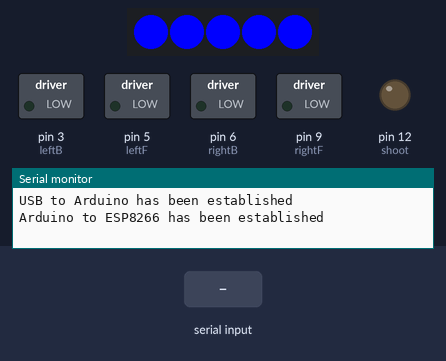
Bench run of a sketch on a simulated Arduino Uno, built with avr-gcc and run on an emulated ATmega328P. Shown: 5 RGB LEDs in strip order, left to right, switched loads named in the sketch (green lamp = pin HIGH), output pins drawn as LEDs (lit = HIGH), the last lines printed to the serial monitor. Inputs (shaded band) come from the test bench. The modem accepts every AT command (registered, SIM ready, sends succeed) and sends nothing else.

Above: at 0.1 s.
At 2.5 s:
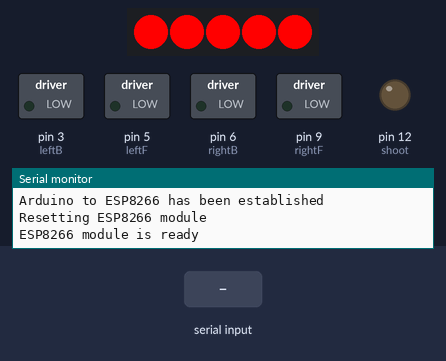
At 16.7 s:
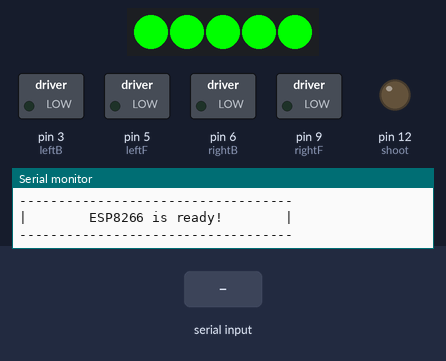
16.8 s: "x90\n" received over the second serial link
Timing chart, 0 to 19.8 s (numbered marks = the images above; inputs shaded):
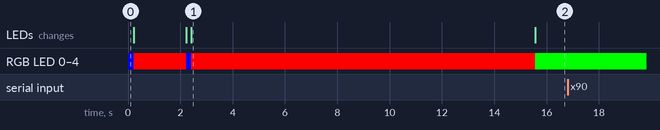

Measured:
- what the display in image 1 shows lasts 13.2 s, from 2.4 s to 15.6 s

The sketch:

soccerRobot-3-19-2016.ino
```cpp
#include <SoftwareSerial.h>
#define SSID "Cook1"
#define PASS "monalisa2"
SoftwareSerial esp8266(10, 11); // RX, TX

#include <Adafruit_NeoPixel.h>
#define LEDSTRIP 2
Adafruit_NeoPixel strip = Adafruit_NeoPixel(5, LEDSTRIP, NEO_GRB + NEO_KHZ800);

uint32_t red = strip.Color(255, 0, 0);
uint32_t green = strip.Color(0, 255, 0);
uint32_t blue = strip.Color(0, 0, 255);
uint32_t none = strip.Color(0, 0, 0);

int rightB = 6;
int rightF = 9;
int leftF = 5;
int leftB = 3;
int shoot = 12;

int voltageMonitor = 3;
double deadBattery = 7.3;
double fullBattery = 8.4;
double analogVal = 0;
double battVoltage = 0;

boolean first = true;
unsigned long time;
unsigned long oldTime = 0;

char previous;

char eight;
char seven;
char six;
char five;
char four;
char three;
char two;
char one;

String command = "test";
boolean shot = false;
unsigned long shotTime = 0;
boolean shotReset = false;

int power = 100;
int turnPower = 100;

void setup()
{
  pinMode(leftF, OUTPUT);
  pinMode(leftB, OUTPUT);
  pinMode(rightF, OUTPUT);
  pinMode(rightB, OUTPUT);
  pinMode(shoot, OUTPUT);
  strip.begin();
  strip.show(); // Initialize all pixels to 'off'
  //Serial USB connection from Arduino to USB
  Serial.begin(9600);
  //while (!Serial); //wait for Serial to connect
  Serial.println("USB to Arduino has been established");

  //Serial from Arduino to ESP8266
  esp8266.begin(9600);
  setColor("red");

  while (!esp8266); //wait for Serial to connect
  Serial.println("Arduino to ESP8266 has been established");
  setColor("blue");
  delay(200);

  setColor("red");
  esp8266.println("AT+RST");
  Serial.println("Resetting ESP8266 module");
  esp8266.flush();

  delay(2000);
  if (esp8266.find("Ready") || esp8266.find("ready"))
  {
    Serial.println("ESP8266 module is ready");
    setColor("blue");
    delay(200);
  }
  else
  {
    Serial.println("ESP8266 module has no response...");
    while (1);
  }

  setColor("red");
  delay(1000);

  //connect to the wifi
  boolean connected = false;

  //Attempt to connect to wifi 5 times
  for (int i = 0; i < 5; i++)
  {
    if (connectWiFi())
    {
      connected = true;
      break;
    }
  }

  if (!connected) {
    Serial.println("Could not connect to wifi after 5 attemps");
    while (1);
  }

  //Set connection mode to multiple
  Serial.println("Set connection mode to multiple");
  esp8266.println("AT+CIPMUX=1");
  delay(1000);
  if (esp8266.find("OK"))
  {
    Serial.println("OK");
  }
  else
  {
    Serial.println("ESP8266 AT+CIPMUX=1 command did not work...");
    while (1);
  }

  Serial.println("Starting the web server");
  esp8266.println("AT+CIPSERVER=1,80");
  delay(1000);
  if (esp8266.find("OK"))
  {
    Serial.println("OK");
  }
  else
  {
    Serial.println("ESP8266 AT+CIPSERVER=1,80 command did not work...");
    while (1);
  }

  //esp8266.println("AT+CIFSR");
  //Serial.println(esp8266.read());
  Serial.println("-----------------------------------");
  Serial.println("|        ESP8266 is ready!        |");
  Serial.println("-----------------------------------");
  setColor("green");
}

void loop()
{
  /**
  if (esp8266.available()) {
    Serial.write(esp8266.read());
  }
  if (Serial.available()) {
    esp8266.write(Serial.read());
  }
  **/

  if(esp8266.available()) {
    checkDirButtons();
  }

}

void checkDirButtons() {
  char c = esp8266.read();
  //esp8266.flush();
  //Serial.print("Char: ");
  //Serial.println(c);

  if(c == 'x') {
    /**
    Serial.println("--------------");
    Serial.println("Grabbed DATA");
    Serial.print("Previous 8: ");
    Serial.print(one);
    Serial.print(two);
    Serial.print(three);
    Serial.print(four);
    Serial.print(five);
    Serial.print(six);
    Serial.print(seven);
    Serial.println(eight);
    **/

    String leftString = "aaaa";
    leftString.setCharAt(0, one);
    leftString.setCharAt(1, two);
    leftString.setCharAt(2, three);
    leftString.setCharAt(3, four);
    //Serial.print("Left String: ");
    //Serial.println(leftString);
    int leftPower = leftString.toInt();

    String rightString = "aaaa";
    rightString.setCharAt(0, five);
    rightString.setCharAt(1, six);
    rightString.setCharAt(2, seven);
    rightString.setCharAt(3, eight);
    //Serial.print("Right String: ");
    //Serial.println(rightString);
    int rightPower = rightString.toInt();

    Serial.print("Left power: ");
    Serial.println(leftPower);
    Serial.print("Right power: ");
    Serial.println(rightPower);

    if(leftPower > 0 && leftPower <=255) {
      digitalWrite(leftB, LOW);
      analogWrite(leftF, leftPower);
    } else if(leftPower == 0) {
      digitalWrite(leftF, LOW);
      digitalWrite(leftB, LOW);
    } else if(leftPower < 0 && leftPower >= -255) {
      digitalWrite(leftF, LOW);
      int posLeftPower = abs(leftPower);
      analogWrite(leftB, posLeftPower);
    }

    if(rightPower > 0 && rightPower <=255) {
      digitalWrite(rightB, LOW);
      analogWrite(rightF, rightPower);
    } else if(rightPower == 0) {
      digitalWrite(rightF, LOW);
      digitalWrite(rightB, LOW);
    } else if(rightPower < 0 && rightPower >= -255) {
      digitalWrite(rightF, LOW);
      int posRightPower = abs(rightPower);
      analogWrite(rightB, posRightPower);
    }
  }

  previous = c;

  //grab the last 8 chars
  one = two;
  two = three;
  three = four;
  four = five;
  five = six;
  six = seven;
  seven = eight;
  eight = c;

  /**
  if(command.length() < 10) {
    command += c;
  } else {
    command.remove(0,1);
    command += c;
    Serial.println(command);
  }
  **/

}

void sendBatteryLevel() {
  analogVal = analogRead(voltageMonitor);
  battVoltage = ((analogVal / 1024) * 5 * 2);
  double bottom = fullBattery - deadBattery;
  double top = battVoltage - deadBattery;
  double final = (top / bottom) * 100;
  int finalInt = final;

  if(finalInt > 0 && finalInt < 100) {
    String data = (String) "z " + finalInt + "\n";
    esp8266.print("AT+CIPSEND=0,");
    esp8266.println(data.length());
    if(esp8266.find( ">" ))
    {
      esp8266.println(data);
      Serial.println(finalInt);
      Serial.println("----------");
    }
  }
}

boolean connectWiFi()
{
  esp8266.println("AT+CWMODE=1");
  String cmd = "AT+CWJAP=\"";
  cmd += SSID;
  cmd += "\",\"";
  cmd += PASS;
  cmd += "\"";
  esp8266.println(cmd);
  Serial.println(cmd);

  delay(10000);

  if (esp8266.find("OK"))
  {
    Serial.println("OK, Connected to WiFi.");
    return true;
  } else
  {
    Serial.println("Can not connect to the WiFi.");
    return false;
  }
}

void setColor(String color) {

  if(color == "red") {
    for(int a = 0; a < 5; a++) {
      strip.setPixelColor(a, red);
    }
    strip.show();
  } else if(color == "green") {
    for(int a = 0; a < 5; a++) {
      strip.setPixelColor(a, green);
    }
    strip.show();
  } else if(color == "blue") {
    for(int a = 0; a < 5; a++) {
      strip.setPixelColor(a, blue);
    }
    strip.show();
  } else if(color == "none") {
    for(int a = 0; a < 5; a++) {
      strip.setPixelColor(a, none);
    }
    strip.show();
  }

}
```
